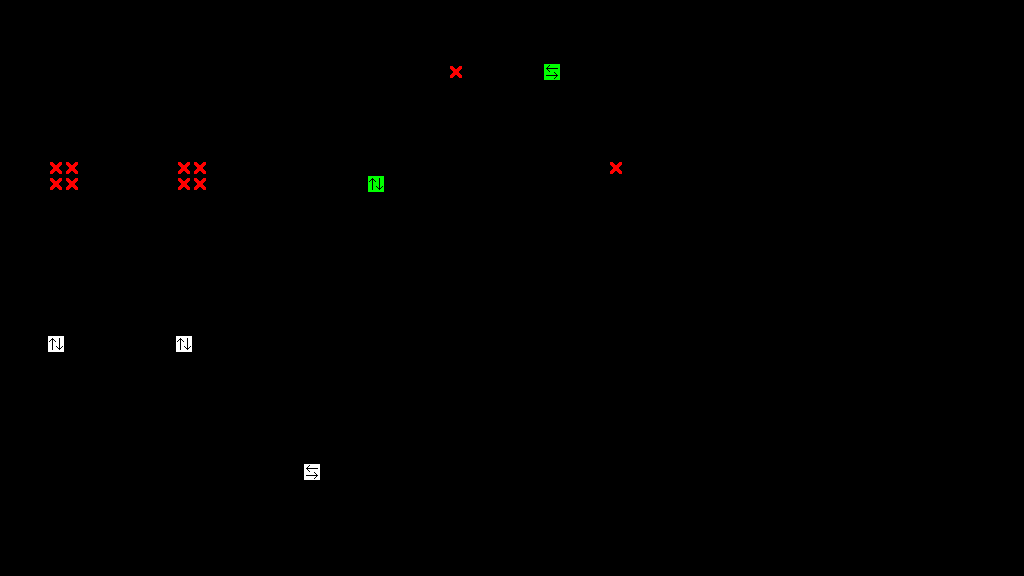

A 2D game scene composited from a Tiled map and its tileset images. What follows is a short description and the map's XML, with every tile layer's data as written:
An orthogonal 64x36 tile map with 16x16 px tiles, 1 tile layer (Tile Layer 1).

<map version="1.0" tiledversion="1.0.3" orientation="orthogonal" renderorder="right-down" width="64" height="36" tilewidth="16" tileheight="16" nextobjectid="1">
 <tileset firstgid="1" source="walls16.tsx" />
 <layer name="Tile Layer 1" width="64" height="36">
  <data encoding="csv">
1,1,1,1,1,1,1,1,1,1,1,1,1,1,1,1,1,1,1,1,1,1,1,1,1,1,1,1,1,1,1,1,1,1,1,1,1,1,1,1,1,1,1,1,1,1,1,1,1,1,1,1,1,1,1,1,1,1,1,1,1,1,1,1,
1,1,1,1,1,1,1,1,1,1,1,1,1,1,1,1,1,1,1,1,1,1,1,1,1,1,1,1,1,1,1,1,0,0,0,0,0,0,0,0,0,0,0,0,0,0,0,0,0,0,0,0,0,0,0,0,0,0,0,0,0,0,0,1,
1,1,0,0,0,0,0,0,0,0,0,0,0,0,0,0,0,0,0,0,0,0,0,0,0,0,0,0,0,0,1,1,0,0,0,0,0,0,0,0,0,0,0,0,0,0,0,0,0,0,0,0,0,0,0,0,0,0,0,0,0,0,0,1,
1,1,0,0,0,0,0,0,0,0,0,0,0,0,0,0,0,0,0,0,0,0,0,0,0,0,0,0,0,0,1,1,0,0,0,0,0,0,0,0,0,0,0,0,0,0,0,0,0,0,0,0,0,0,0,0,0,0,0,0,0,0,0,1,
1,1,0,0,0,0,0,0,0,0,0,0,0,0,0,0,0,0,0,0,0,0,0,0,0,0,0,0,6,0,1,1,0,0,25,0,0,0,0,0,0,0,0,0,0,0,0,0,0,0,0,0,0,0,0,0,0,0,0,0,0,0,0,1,
1,1,0,0,0,0,0,0,0,0,0,0,0,0,0,0,0,0,0,0,0,0,0,0,0,0,0,0,0,0,1,1,0,0,0,0,0,0,0,0,0,0,0,0,0,0,0,0,0,0,0,0,0,0,0,0,0,0,0,0,0,0,0,1,
1,1,0,0,0,0,0,0,0,0,0,0,0,0,0,0,0,0,0,0,0,0,0,0,0,0,0,0,0,0,1,1,0,0,0,0,0,0,0,0,0,0,0,0,0,0,0,0,0,0,0,0,0,0,0,0,0,0,0,0,0,0,0,1,
1,1,1,1,1,1,0,0,0,0,1,1,1,1,1,1,1,1,1,1,1,1,1,1,1,1,1,1,1,1,1,1,0,0,0,0,0,0,0,0,0,0,0,0,0,0,0,0,0,0,0,0,0,0,0,0,0,0,0,0,0,0,0,1,
1,1,1,1,1,1,0,0,0,0,1,1,1,1,1,1,1,1,1,1,1,1,1,1,1,1,1,1,1,1,1,1,1,1,1,1,1,1,1,1,1,1,1,1,1,1,1,1,1,1,1,1,1,1,1,1,0,0,0,0,0,0,0,1,
1,1,0,0,0,0,0,0,0,0,0,0,0,0,1,1,0,0,0,0,0,0,0,0,0,0,0,0,0,0,1,1,0,0,0,0,0,0,0,0,0,0,0,0,0,0,0,1,0,0,0,0,0,0,0,0,0,0,0,0,0,0,0,1,
1,1,0,6,6,0,0,0,0,0,0,6,6,0,1,1,0,0,0,0,0,0,0,0,0,0,0,0,0,0,1,1,0,0,0,0,0,0,6,0,0,0,0,0,0,0,0,1,0,0,0,0,0,0,0,0,0,0,0,0,0,0,0,1,
1,1,0,6,6,0,0,0,0,0,0,6,6,0,1,1,0,0,0,0,0,0,0,24,0,0,0,0,0,0,1,1,0,0,0,0,0,0,0,0,0,0,0,0,0,0,0,1,0,0,0,0,0,0,0,0,0,0,0,0,0,0,0,1,
1,1,0,0,0,0,0,0,0,0,0,0,0,0,1,1,0,0,0,0,0,0,0,0,0,0,0,0,0,0,1,1,1,1,1,1,1,1,1,1,0,0,0,0,0,0,0,1,0,0,0,0,0,0,0,0,0,0,0,0,0,0,0,1,
1,1,0,0,0,0,0,0,0,0,0,0,0,0,1,1,0,0,0,0,0,0,0,0,0,0,0,0,0,0,1,1,0,0,0,0,0,0,0,0,0,0,0,0,0,0,0,1,0,0,0,0,0,0,0,0,0,1,1,1,1,1,1,1,
1,1,0,0,0,0,0,0,0,0,0,0,0,0,1,1,0,0,0,0,0,0,0,0,0,0,0,0,0,0,1,1,0,0,0,0,0,0,0,0,0,0,0,0,0,0,0,1,0,0,0,0,0,0,0,0,0,0,0,0,0,0,0,1,
1,1,0,0,0,0,0,0,0,0,0,0,0,0,1,1,0,0,0,0,0,0,0,0,0,0,0,0,0,0,1,1,0,0,0,0,0,0,0,0,0,0,0,0,0,0,0,1,0,0,0,0,0,0,0,0,0,0,0,0,0,0,0,1,
1,1,0,0,0,0,0,0,0,0,0,0,0,0,1,1,0,0,0,0,0,0,0,0,0,0,0,0,0,0,1,1,0,0,0,0,0,0,0,0,0,0,0,0,0,0,0,1,0,0,0,0,0,0,0,0,0,0,0,0,0,0,0,1,
1,1,0,0,0,0,0,0,0,0,0,0,0,0,1,1,0,0,0,0,0,0,0,0,0,0,0,0,0,0,1,1,0,0,0,0,0,0,0,0,1,1,1,1,1,1,1,1,1,1,1,1,1,1,1,0,0,0,0,0,0,0,0,1,
1,1,0,0,0,0,0,0,0,0,0,0,0,0,1,1,0,0,0,0,0,0,0,0,0,0,0,0,0,0,1,1,0,0,0,0,0,0,0,0,0,0,0,0,0,0,0,1,0,0,0,0,0,0,0,0,0,0,0,0,0,0,0,1,
1,1,0,0,0,0,0,0,0,0,0,0,0,0,1,1,0,0,0,0,0,0,0,0,0,0,0,0,0,0,1,1,0,0,0,0,0,0,0,0,0,0,0,0,0,0,0,1,0,0,0,0,0,0,0,0,0,0,0,0,0,0,0,1,
1,1,0,0,0,0,0,0,0,0,0,0,0,0,1,1,0,0,0,0,0,0,0,0,0,0,0,0,0,0,1,1,0,0,0,0,0,0,0,0,0,0,0,0,0,0,0,1,0,0,0,0,0,0,0,0,0,0,0,0,0,0,0,1,
1,1,0,2,0,0,0,0,0,0,0,2,0,0,1,1,0,0,0,0,0,0,0,0,0,0,0,0,0,0,1,1,0,0,0,0,0,0,0,0,0,0,0,0,0,0,0,1,0,0,0,0,0,0,0,0,1,1,1,1,1,1,1,1,
1,1,0,0,0,0,0,0,0,0,0,0,0,0,1,1,0,0,0,0,0,0,0,0,0,0,0,0,0,0,1,1,1,1,1,1,1,1,1,1,0,0,0,0,0,0,0,1,0,0,0,0,0,0,0,0,0,0,0,0,0,0,0,1,
1,1,0,0,0,0,0,0,0,0,0,0,0,0,1,1,0,0,0,0,0,0,0,0,0,0,0,0,0,0,1,1,0,0,0,0,0,0,0,0,0,0,0,0,0,0,0,1,0,0,0,0,0,0,0,0,0,0,0,0,0,0,0,1,
1,1,0,0,0,0,0,0,0,0,0,0,0,0,1,1,0,0,0,0,0,0,0,0,0,0,0,0,0,0,1,1,0,0,0,0,0,0,0,0,0,0,0,0,0,0,0,1,0,0,0,0,0,0,0,0,0,0,0,0,0,0,0,1,
1,1,0,0,0,0,0,0,0,0,0,0,0,0,1,1,0,0,0,0,0,0,0,0,0,0,0,0,0,0,1,1,0,0,0,0,0,0,0,0,0,0,0,0,0,0,0,1,1,1,1,1,1,1,0,0,0,0,0,0,0,0,0,1,
1,1,1,1,1,1,1,1,1,1,0,0,0,0,1,1,1,1,1,1,1,1,1,1,0,0,0,0,0,0,1,1,0,0,0,0,0,0,0,0,0,0,0,0,0,0,0,1,0,0,0,0,0,0,0,0,0,0,0,0,0,0,0,1,
1,1,1,1,1,1,1,1,1,1,0,0,0,0,1,1,1,1,1,1,1,1,1,1,0,0,0,0,0,0,1,1,0,0,0,0,0,0,0,1,1,1,1,1,1,1,1,1,0,0,0,0,0,0,0,0,0,0,0,0,0,0,0,1,
1,1,0,0,0,0,0,0,0,0,0,0,0,0,0,0,0,0,0,0,0,0,0,0,0,0,0,0,0,0,1,1,0,0,0,0,0,0,0,0,0,0,0,0,0,0,0,0,0,0,0,0,0,0,0,0,0,0,0,0,0,0,0,1,
1,1,0,0,0,0,0,0,0,0,0,0,0,0,0,0,0,0,0,3,0,0,0,0,0,0,0,0,0,0,1,1,0,0,0,0,0,0,0,0,0,0,0,0,0,0,0,0,0,0,0,0,0,0,0,0,0,0,0,0,0,0,0,1,
1,1,0,0,0,0,0,0,0,0,0,0,0,0,0,0,0,0,0,0,0,0,0,0,0,0,0,0,0,0,1,1,0,0,0,0,0,0,0,0,0,0,0,0,0,0,0,0,0,0,0,0,0,0,0,0,0,0,0,0,0,0,0,1,
1,1,1,1,1,1,1,1,1,1,1,1,1,1,1,1,1,1,1,1,1,1,1,1,1,1,1,1,1,1,1,1,1,1,1,1,1,1,1,0,0,0,0,0,0,0,0,0,0,0,0,0,0,0,0,0,0,0,0,0,0,0,0,1,
1,1,1,1,1,1,1,1,1,1,1,1,1,1,1,1,1,1,1,1,1,1,1,1,1,1,1,1,1,1,1,1,1,1,1,1,1,1,1,1,0,0,0,0,0,0,0,0,0,0,0,0,0,0,0,0,0,0,0,0,0,0,0,1,
1,1,1,1,1,1,1,1,1,1,1,1,1,1,1,1,1,1,1,1,1,1,1,1,1,1,1,1,1,1,1,1,1,1,1,1,1,1,1,1,1,0,0,0,0,0,0,0,0,0,0,0,0,0,0,0,0,0,0,0,0,0,0,1,
1,1,1,1,1,1,1,1,1,1,1,1,1,1,1,1,1,1,1,1,1,1,1,1,1,1,1,1,1,1,1,1,1,1,1,1,1,1,1,1,1,1,0,0,0,0,0,0,0,0,0,0,0,0,0,0,0,0,0,0,0,0,0,1,
1,1,1,1,1,1,1,1,1,1,1,1,1,1,1,1,1,1,1,1,1,1,1,1,1,1,1,1,1,1,1,1,1,1,1,1,1,1,1,1,1,1,1,1,1,1,1,1,1,1,1,1,1,1,1,1,1,1,1,1,1,1,1,1
</data>
 </layer>
</map>
